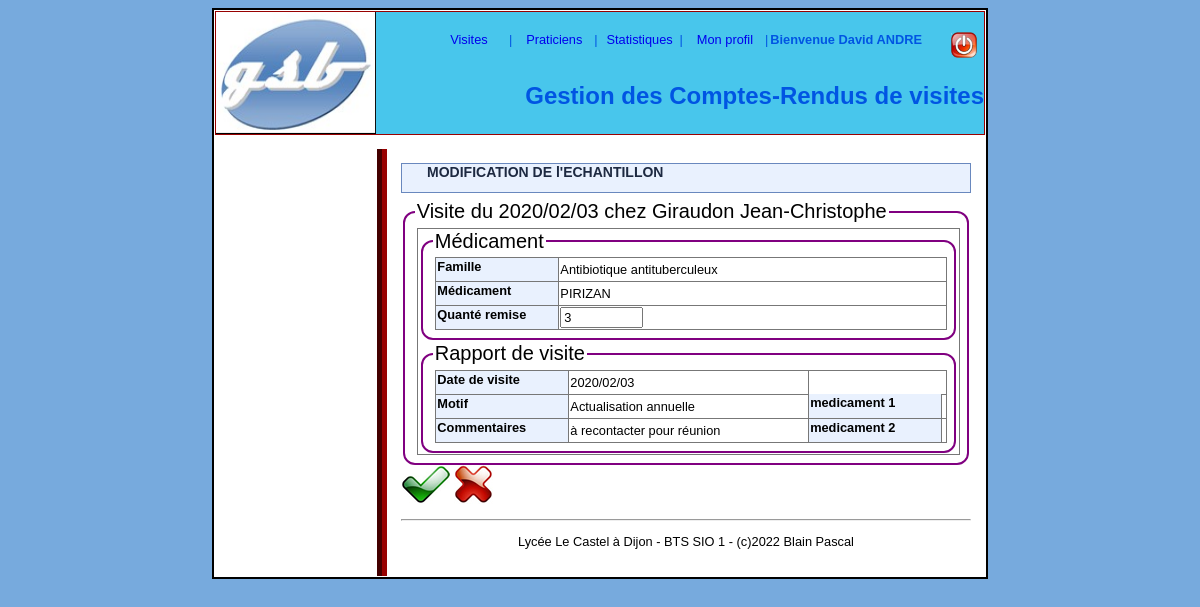
The app's page /index.php?choixTraitement=visite&action=modifierE&&lstV=a17-1&depot=PIRIZ8 (signed in) with its own data.
### tables this page shows
CREATE TABLE `offrir` (
  `uId` varchar(4) NOT NULL,
  `vNum` smallint NOT NULL,
  `mDepotLegal` varchar(10) NOT NULL,
  `OFF_QTE` smallint DEFAULT NULL,
  PRIMARY KEY (`uId`,`vNum`,`mDepotLegal`),
  KEY `mDepotLegal` (`mDepotLegal`),
  CONSTRAINT `offrir_ibfk_1` FOREIGN KEY (`mDepotLegal`) REFERENCES `medicament` (`mDepotLegal`) ON DELETE CASCADE ON UPDATE CASCADE,
  CONSTRAINT `offrir_ibfk_2` FOREIGN KEY (`uId`, `vNum`) REFERENCES `visite` (`uId`, `vNum`) ON DELETE CASCADE ON UPDATE CASCADE
);

CREATE TABLE `famille` (
  `fCode` varchar(3) NOT NULL,
  `fLibelle` varchar(83) DEFAULT NULL,
  PRIMARY KEY (`fCode`)
);

CREATE TABLE `medicament` (
  `mDepotLegal` varchar(10) NOT NULL,
  `mNomCommercial` varchar(25) DEFAULT NULL,
  `mComposition` varchar(255) DEFAULT NULL,
  `mEffets` varchar(255) DEFAULT NULL,
  `mContreIndications` varchar(255) DEFAULT NULL,
  `mPrix` float DEFAULT NULL,
  `fCode` varchar(3) NOT NULL,
  PRIMARY KEY (`mDepotLegal`),
  KEY `fCode` (`fCode`),
  CONSTRAINT `medicament_ibfk_1` FOREIGN KEY (`fCode`) REFERENCES `famille` (`fCode`) ON UPDATE CASCADE
);

### modele/classPDO.php (called while the page is built, shortened)
<?php
class PdoBD
{
	private static $serveur='mysql:host=localhost:3306';
	private static $bdd='dbname=gsb';
	private static $user='root';
	private static $mdp='';
	private static $monPdo;
	private static $monPdoBD=null;
	private function __construct()
	{
		PdoBD::$monPdo = new PDO(PdoBD::$serveur.';'.PdoBD::$bdd, PdoBD::$user, PdoBD::$mdp);
		PdoBD::$monPdo->query("SET CHARACTER SET utf8");
	}
	public  static function getPdoBD()
	{
		if(PdoBD::$monPdoBD==null)	{PdoBD::$monPdoBD= new PdoBD();}
		return PdoBD::$monPdoBD;
	}
public function getUnEchantillon($id,$idV,$depotlegal)
{
	$req = "SELECT offrir.uId, offrir.vNum,fLibelle,mNomCommercial ,mComposition, offrir.mDepotLegal AS DepotLegal,OFF_QTE
	FROM offrir INNER JOIN medicament ON offrir.mDepotLegal = medicament.mDepotLegal
	INNER JOIN famille ON medicament.fCode = famille.fCode
	WHERE offrir.uId= '$id' AND offrir.vNum =$idV AND offrir.mDepotLegal = '$depotlegal';";
	$rs = PdoBD::$monPdo->query($req);
	$ligne = $rs->fetch();
	return $ligne;
}
 public function getUneVisitePraticien($id,$idV)
 {
	$req = "SELECT  visite.uId AS uId,vNum,DATE_FORMAT(vDate,'%Y/%m/%d') as wDateVisite, vRapport, vMotif AS pIndice , mt.pLibelle AS vMotif,praticien.pNum AS pNum,pNom,pPrenom,pRue,pCP,pVille
					FROM visite
					INNER JOIN praticien ON visite.pNum = praticien.pNum
					INNER JOIN parametre mt ON (mt.pType='MotifVi' AND mt.pIndice=vMotif)
					WHERE visite.uId='$id' AND vNum=$idV;";
		$rs = PdoBD::$monPdo->query($req);
		$uneLignes = $rs->fetch();
		return $uneLignes;
	}
}
?>

### vues/v_unEchantillon.php (the view, shortened to what this page needs)
<?php
 	if ($_REQUEST['action']=="modifierE")
		{ 	echo '<h2>MODIFICATION DE l\'ECHANTILLON</h2>';
			echo '<form name="frmE" action="index.php?choixTraitement=visite&action=validerModifierE&lstV='.$UneVisitePraticien['uId']."-".$UneVisitePraticien['vNum'].'" method="post">';}
	echo ("
    <fieldset><legend>Visite du ".$UneVisitePraticien['wDateVisite']." chez ".$UneVisitePraticien['pNom']." ".$UneVisitePraticien['pPrenom']."</legend>
		<table>");
 if ($_REQUEST['action']=="modifierE")
	{
	 		echo ("
			<tr>
				<td style='border :0px;'>
				<fieldset>	<legend>Médicament</legend>
					<table>
						<tr><th style='width:120px;'>Famille</th>		<td>".$UnEchantillon['fLibelle']."</td></tr>
						<tr><th style='width:120px;'>Médicament</th>	<td>".$UnEchantillon['mNomCommercial']."
						<input type='hidden' name='depot' value='".$UnEchantillon['DepotLegal']."'></td></tr>
						<tr><th style='width:120px;'>Quanté remise</th>	<td><input class='controle' type='text' name='ztQuantite' value='".$UnEchantillon['OFF_QTE']."'>
						</td></tr>
					</table>
				</fieldset>
				</td>
			</tr>
			<tr>
				<td style='border :0px;'>
				<fieldset>	<legend>Rapport de visite</legend>
					<table>
						<tr><th style='width:120px;'>Date de visite</th><td>".$UneVisitePraticien['wDateVisite']."</td></tr>
						<tr><th>Motif</th>								<td>".$UneVisitePraticien['vMotif']."</td>
							<th>medicament 1</th>
							<td>");
					echo"		</td>
						</tr>
						<tr><th>Commentaires</th>						<td>".$UneVisitePraticien['vRapport']."</td>
							<th>medicament 2</th>
							<td>";
					echo"		</td>
						</tr>
					</table>
				</fieldset>
				</td>
			</tr>
		</table>
    </fieldset>";
	}
?>
			<td style='border: 0px solid white; witdh:130px; text-align:right;'>
				<input type="image" 	name="btValider" 	alt="Valider" 	src="images/valider.jpg" value="OK" >
				<input type="image"		name="btAnnuler" 	alt="Annuler" 	src="images/annuler.jpg" value="nonOK" 	onclick="annuler('frmE');">
			</td>
    </form>

### styles/styles.css (style rules this page uses)
body { background-color: #77AADD; //background-image: url(imgs/FONDGLOBAL.jpg); background-repeat: repeat-x; margin:0% 0%; padding : 0.6em; font-family:"Trebuchet MS",Verdana,Geneva,Arial,Helvetica,sans-serif; font-size:0.8em; }
#contenu h2 { font-size : large; text-align:left; margin:0; margin-bottom:0.5em; }
form { margin-bottom:1em; }
input, button, textarea, select { font-family:"Trebuchet MS", sans-serif; font-size : 1em; }
.controle { width:75px; }
#contenu table { background-color:#FFF; border : 0.1em solid #777777; color:black; margin-right : auto ; margin-left:0.2em; border-collapse : collapse; }
#contenu th { background-color:#E9F1FE; //bleu clair ou bleu plus soutenu : #77AADD; width: 130px; height: 21px; text-align: left; vertical-align:top; border-bottom:0.1em solid #777777; //font-size:1.1em; }
#contenu td { border :1px solid #777777; //font-size:1.1em; }
table { width:100%; border-collapse:collapse; }
fieldset { border-radius : 12px; border:2px solid ; border-color: purple; }
legend { font-size: 20px; }
#contenu h2 { font-family: Verdana, Arial, Helvetica, sans-serif; font-size: 14px; font-weight: bold; color: #1D2941; text-decoration: none; border : 1px solid #6988BE; padding-left: 25px; background-color: #E9F1FE; height : 28px; }

### records on screen
offrir: famille.fLibelle "Antibiotique antituberculeux", mDepotLegal.mNomCommercial "PIRIZAN", ztQuantite "3"

### other values on screen
$_SESSION['prenom'] "David"
$_SESSION['nom'] "ANDRE"
$UneVisitePraticien['wDateVisite'] "2020/02/03"
$UneVisitePraticien['pNom'] "Giraudon"
$UneVisitePraticien['pPrenom'] "Jean-Christophe"
$UneVisitePraticien['vMotif'] "Actualisation annuelle"
$UneVisitePraticien['vRapport'] "à recontacter pour réunion"
